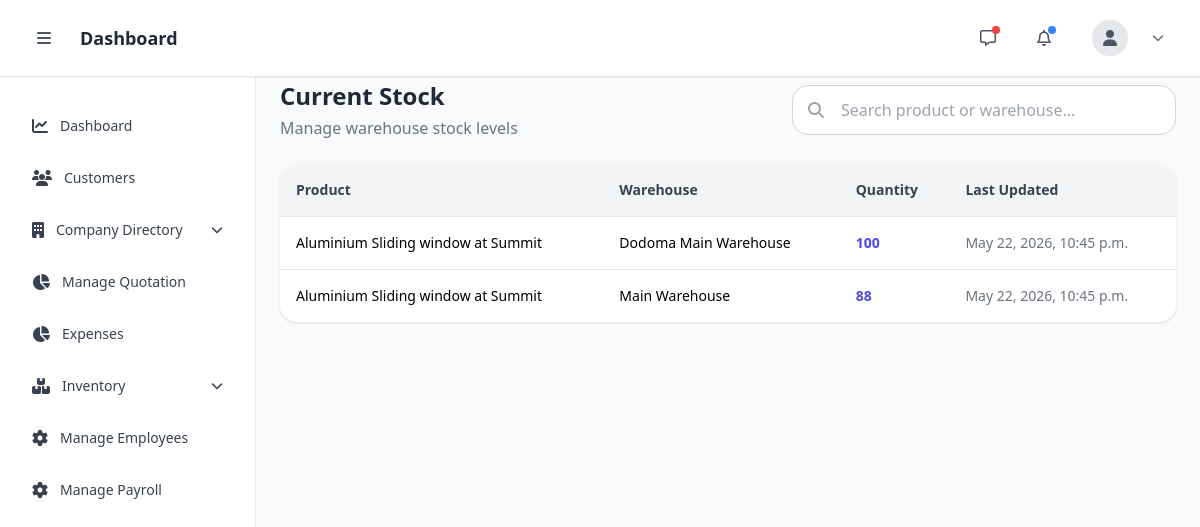
/inventory/stock/, run on the app's committed database.
### inventory/models.py (models this page shows, shortened)
class Stock(models.Model):
    product = models.ForeignKey(
        Product,
        on_delete=models.CASCADE
    )
    warehouse = models.ForeignKey(
        Warehouse,
        on_delete=models.CASCADE
    )
    quantity = models.IntegerField(default=0)
    last_updated = models.DateTimeField(auto_now=True)

class Product(models.Model):
    category = models.ForeignKey(
        Category,
        on_delete=models.CASCADE
    )
    unit = models.ForeignKey(
        Unit,
        on_delete=models.CASCADE
    )
    product_code = models.CharField(max_length=100, unique=True)
    name = models.CharField(max_length=255)
    description = models.TextField(blank=True)
    buying_price = models.DecimalField(
        max_digits=12,
        decimal_places=2
    )
    selling_price = models.DecimalField(
        max_digits=12,
        decimal_places=2
    )
    minimum_stock = models.IntegerField(default=0)
    barcode = models.CharField(max_length=255, blank=True)
    created_at = models.DateTimeField(auto_now_add=True)

class Warehouse(models.Model):
    name = models.CharField(max_length=255)
    location = models.CharField(max_length=255)
    manager = models.ForeignKey(
        User,
        on_delete=models.SET_NULL,
        null=True
    )

### inventory/views.py (the view)
# urls.py: path('stock/', views.stock_list, name='stock_list'),
def stock_list(request):
    stocks = Stock.objects.select_related(
        'product',
        'warehouse'
    ).all()
    return render(request, 'manager/stock_list.html', {
        'stocks': stocks
    })

### templates/manager/stock_list.html (shortened to what this page needs)
{% extends 'manager/base.html' %}
{% block content %}
{% include 'manager/nav.html' %}
{% include 'manager/sidebar.html' %}
<div class="sm:ml-64 min-h-screen pt-20 px-6 pb-10 bg-gray-50">
    <div class="max-w-7xl mx-auto">
        <div class="flex flex-col lg:flex-row lg:items-center lg:justify-between gap-4 mb-6">
            <div>
                <h1 class="text-2xl font-bold text-gray-800">
                    Current Stock
                </h1>
                <p class="text-gray-500 mt-1">
                    Manage warehouse stock levels
                </p>
            </div>
            <div class="w-full lg:w-96">
                <div class="relative">
                    <div class="absolute inset-y-0 left-0 flex items-center pl-4 text-gray-400">
                        <i class="fa-solid fa-magnifying-glass"></i>
                    </div>
                    <input
                        type="text"
                        id="stockSearch"
                        placeholder="Search product or warehouse..."
                        class="w-full pl-12 pr-4 py-3 rounded-2xl border border-gray-300 focus:ring-2 focus:ring-indigo-500 focus:border-indigo-500 outline-none transition"
                    >
                </div>
            </div>
        </div>
        <div class="bg-white rounded-2xl shadow overflow-hidden">
            <table class="w-full text-sm">
                <thead class="bg-gray-100 text-gray-700">
                    <tr>
                        <th class="p-4 text-left">Product</th>
                        <th class="p-4 text-left">Warehouse</th>
                        <th class="p-4 text-left">Quantity</th>
                        <th class="p-4 text-left">Last Updated</th>
                    </tr>
                </thead>
                <tbody id="stockTable">
                    {% for stock in stocks %}
                    <tr
                        class="stock-row border-t hover:bg-gray-50 transition"
                        data-product="{{ stock.product.name|lower }}"
                        data-warehouse="{{ stock.warehouse.name|lower }}"
                    >
                        <td class="p-4">
                            {{ stock.product.name }}
                        </td>
                        <td class="p-4">
                            {{ stock.warehouse.name }}
                        </td>
                        <td class="p-4 font-semibold text-indigo-600">
                            {{ stock.quantity }}
                        </td>
                        <td class="p-4 text-gray-500">
                            {{ stock.last_updated }}
                        </td>
                    </tr>
                    {% empty %}
                    <tr>
                        <td colspan="4" class="p-6 text-center text-gray-500">
                            No stock available yet
                        </td>
                    </tr>
                    {% endfor %}
                </tbody>
            </table>
        </div>
    </div>
</div>
{% endblock %}

### data on the page
Stock: product.name "Aluminium Sliding window at Summit", warehouse.name "Dodoma Main Warehouse", quantity "100", last_updated "May 22, 2026, 10:45 p.m."
Stock: product.name "Aluminium Sliding window at Summit", warehouse.name "Main Warehouse", quantity "88", last_updated "May 22, 2026, 10:45 p.m."
